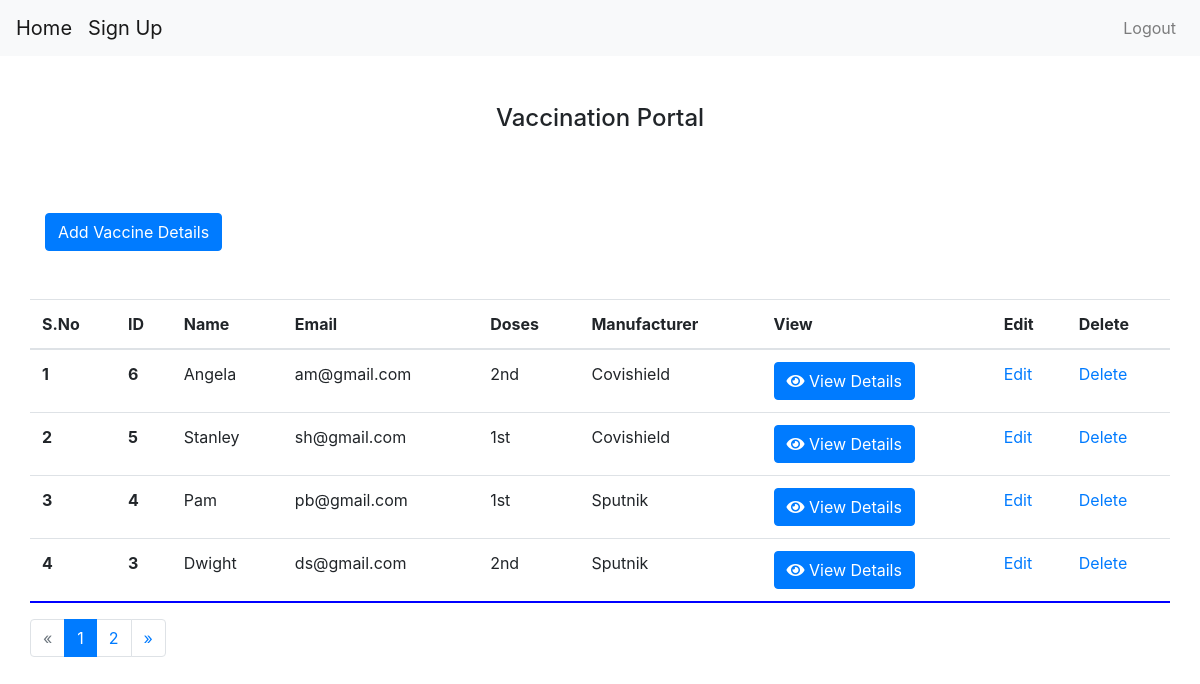
The page /dashboard/ (signed in) on the database its author committed.
### portal/models.py (models this page shows, shortened)
class Person(models.Model):
    manufacturers = [
        ('Covaxin', 'Covaxin (Bharat Biotech)'),
        ('Covishield', 'Covishield (Serum Institute of India)'),
        ('Sputnik', 'Sputnik V'),
    ]
    doses = [
        ('1st', 'First Dose'),
        ('2nd', 'Second Dose'),
    ]
    name = models.CharField(max_length=500, verbose_name='First Name')
    fname = models.CharField(max_length=500, verbose_name="Father's Name")
    lname = models.CharField(max_length=500, verbose_name="Surname")
    dob = models.DateField(auto_now_add=False, verbose_name='Date of Birth')
    address = models.CharField(max_length=500)
    city = models.CharField(max_length=50)
    state = models.CharField(max_length=50)
    pin = models.IntegerField()
    phone = models.IntegerField()
    email = models.EmailField(max_length=254)
    manufacturers = models.CharField(max_length=50, choices=manufacturers)
    doses = models.CharField(max_length=50, choices=doses)
    dov = models.DateField(auto_now_add=False, verbose_name='Date of Vaccination')

### portal/views.py (the view)
# urls.py: path('dashboard/', views.dashboard, name='dashboard'),
def dashboard(request):
    person_object = Person.objects.all().order_by('-id')
    paginator = Paginator(person_object, 4)
    page = request.GET.get('page')
    try:
        persons = paginator.page(page)
    except PageNotAnInteger:
        persons = paginator.page(1)
    except EmptyPage:
        persons = paginator.page(paginator.num_pages)
    context = {'person_object': person_object, 'persons': persons}
    return render(request, 'dashboard.html', context)

### portal/templates/dashboard.html (shortened to what this page needs)
{% extends 'base.html' %}
{% block content %}
    {% if user.is_authenticated %}
        <div class="col-lg-12">
        <div class="container">
        <div class="row">
        <div class="col-lg-12">
        <div class="row">
        <div class="col-lg-12 text-center mt-5">
        <h4>Vaccination Portal</h4> <br>
        </div>
        <div class="col-lg-6 mt-5 mb-5">
        <a href="{% url 'add_vaccine_details' %}" class="btn btn-primary">Add Vaccine Details</a>
        </div>
        <div class="col-lg-6"></div>
        </div>
        </div>
        <table class="table table-hover" style="height:300px; overflow-y:scroll; border-bottom:2px blue solid;">
      <thead>
        <tr>
            <th scope="col">S.No</th>
            <th scope="col">ID</th>
            <th scope="col">Name</th>
            <th scope="col">Email</th>
            <th scope="col">Doses</th>
            <th scope="col">Manufacturer</th>
            <th scope="col">View</th>
            <th scope="col">Edit</th>
            <th scope="col">Delete</th>
        </tr>
      </thead>
      <tbody>
        {% for i in persons %}
        <tr>
          <th scope="row">{{forloop.counter}}</th>
          <th scope="row">{{i.id}}</th>
          <td>{{i.name}}</td>
          <td>{{i.email}}</td>
          <td>{{i.doses}}</td>
          <td>{{i.manufacturers}}</td>
          <td><button type="button" class="btn btn-primary" data-toggle="modal" data-target="#demo{{i.id}}">
    <i class="fa fa-eye" aria-hidden="true"></i> View Details
    </button></td>
            <td><a href="{%  url 'update-details' i.id %}">Edit</a></td>
            <td><a href="{%  url 'delete-details' i.id %}">Delete</a></td>
        </tr>
        {% endfor %}
      </tbody>
    </table>
    <nav aria-label="Page navigation example text-center">
    {% if persons.has_other_pages %}
      <ul class="pagination">
        {% if persons.has_previous %}
          <li class="page-item"><a class="page-link" href="?page={{ persons.previous_page_number }}">&laquo;</a></li>
        {% else %}
          <li class="disabled page-item"><span class="page-link">&laquo;</span></li>
        {% endif %}
        {% for i in persons.paginator.page_range %}
          {% if persons.number == i %}
            <li class="page-item active"><span class="page-link">{{ i }} <span class="sr-only">(current)</span></span></li>
          {% else %}
            <li class="page-item"><a class="page-link" href="?page={{ i }}">{{ i }}</a></li>
          {% endif %}
        {% endfor %}
        {% if persons.has_next %}
          <li class="page-item"><a class="page-link" href="?page={{ persons.next_page_number }}">&raquo;</a></li>
        {% else %}
          <li class="page-item disabled"><span class="page-link">&raquo;</span></li>
        {% endif %}
      </ul>
    {% endif %}
    </nav>
        </div>
        </div>
        </div>
    {% else %}
        <a class="btn btn-primary btn-lg" href="{% url 'login' %}" role="button">Log In</a>
        <p>You are not logged in</p>
        <a href="{% url 'login' %}">Log In</a>
    {% endif %}
{% endblock %}

### portal/static/css/styles.css (style rules this page uses)
body { margin: 0; }

### rows shown on the page
Person: id "6", name "Angela", email "am@gmail.com", doses "2nd", manufacturers "Covishield"
Person: id "5", name "Stanley", email "sh@gmail.com", doses "1st", manufacturers "Covishield"
Person: id "4", name "Pam", email "pb@gmail.com", doses "1st", manufacturers "Sputnik"
Person: id "3", name "Dwight", email "ds@gmail.com", doses "2nd", manufacturers "Sputnik"

### other values the page prints
{{ i }} "1"
{{ i }} "2"
